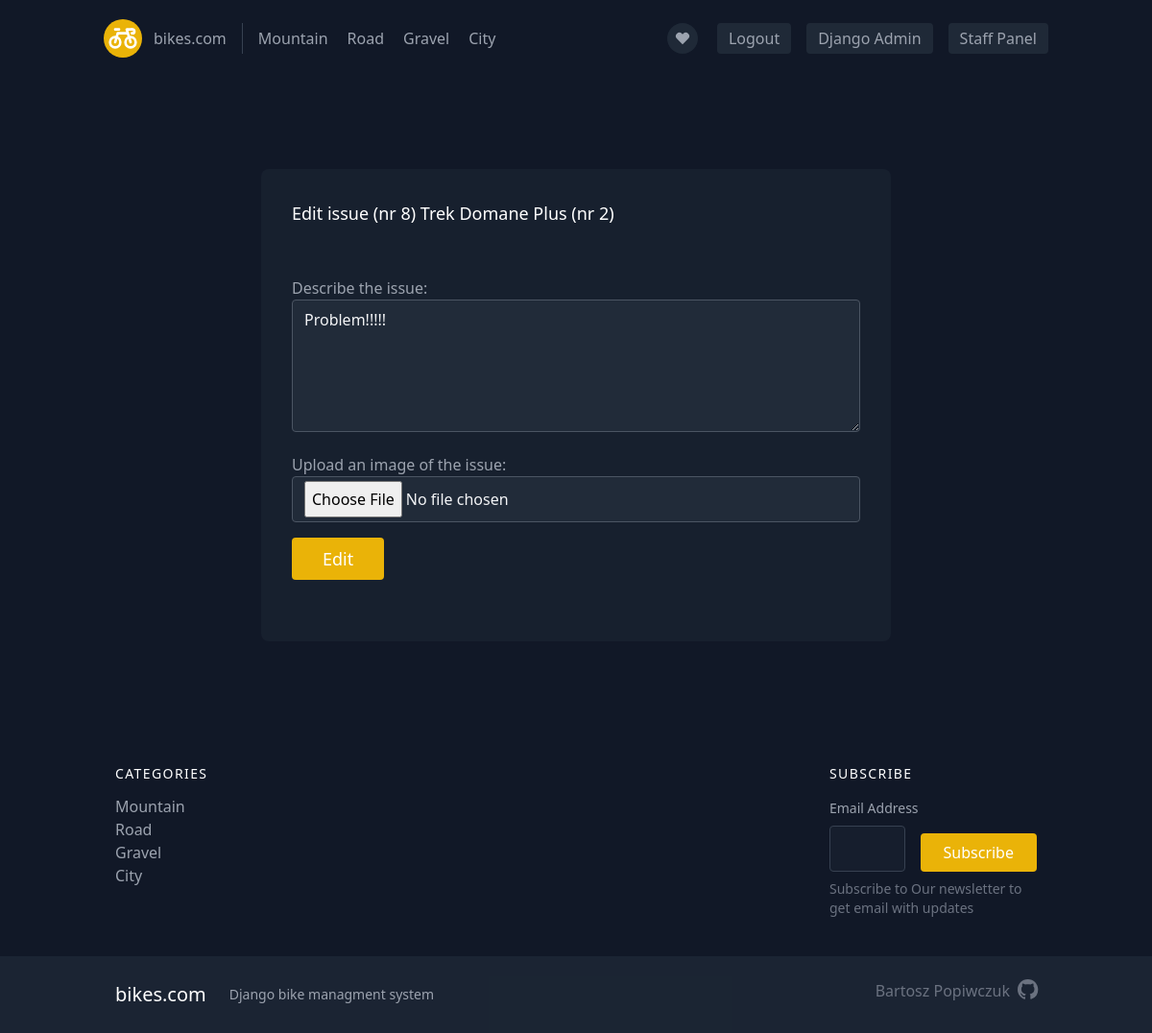
The app's page /staff/edit-issue/8 (signed in) with its own data.
### staff_panel/models.py (models this page shows, shortened)
class Issue(models.Model):
    id = models.AutoField(primary_key=True, editable=False, unique=True)
    bicycle = models.ForeignKey(
        "bike_portfolio.Bicycle", on_delete=models.CASCADE, related_name="repair_logs"
    )
    issue_description = models.TextField(max_length=1000, blank=False, null=False)
    issue_image = models.ImageField(
        default="default.png", upload_to=custom_upload_to, blank=True, null=True
    )
    is_fixed = models.BooleanField(default=False)
    date_reported = models.DateField(auto_now_add=True)
    reported_by = models.ForeignKey(
        get_user_model(),
        on_delete=models.SET_NULL,
        null=True,
        blank=True,
        related_name="reported_issues",
    )
    date_fixed = models.DateField(null=True, blank=True)
    fixed_by = models.ForeignKey(
        get_user_model(),
        on_delete=models.SET_NULL,
        null=True,
        blank=True,
        related_name="fixed_issues",
    )

### bike_portfolio/models.py (models this page shows, shortened)
class Bicycle(models.Model):
    id = models.AutoField(primary_key=True, editable=False, unique=True)
    brand = models.CharField(max_length=30)  # eg Trek
    line = models.CharField(max_length=100)  # eg Slash
    model = models.CharField(max_length=30)  # eg 9.9 or SE
    generation = models.CharField(max_length=30, blank=True, null=True)  # eg gen 6
    description = models.CharField(max_length=1000)
    year_production = models.IntegerField()
    color_primary = models.CharField(max_length=30)
    color_secondary = models.CharField(max_length=30, blank=True, null=True)
    FRAME_SIZE_CHOICES: list[tuple[str, str]] = [
        ("XS", "XS"),
        ("S", "S"),
        ("S/M", "S/M"),
        ("M", "M"),
        ("M/L", "M/L"),
        ("L", "L"),
        ("XL", "XL"),
    ]
    frame_size = models.CharField(max_length=3, choices=FRAME_SIZE_CHOICES)
    FRAME_MATERIAL: list[tuple[str, str]] = [
        ("carbon", "Carbon"),
        ("steel", "Steel"),
        ("aluminium", "Aluminium"),
        ("titanium", "Titanium"),
    ]
    frame_material = models.CharField(max_length=9, choices=FRAME_MATERIAL)
    WHEEL_SIZE_CHOICES: list[tuple[str, str]] = [
        ('24"', '24"'),
        ('26"', '26"'),
        ('27.5"', '27.5"'),
        ('29"', '29"'),
    ]
    wheel_size = models.CharField(choices=WHEEL_SIZE_CHOICES, max_length=10)
    tire_size_width = models.FloatField()
    BICYCLE_PURPOSE_CHOICES: list[tuple[str, str]] = [
        ("mtb", "Mountain"),
        ("road", "Road"),
        ("gravel", "Gravel"),
        ("city", "City"),
    ]
    purpose = models.CharField(max_length=30, choices=BICYCLE_PURPOSE_CHOICES)
    suspension_front = models.BooleanField(default=True)
    suspension_back = models.BooleanField(default=True)
    weight = models.FloatField()
    is_available = models.BooleanField(default=True)
    is_serviceable = models.BooleanField(default=False)
    is_electric = models.BooleanField(default=False)
    amount = models.IntegerField(default=1)
    prize_buy = models.FloatField()
    prize_rent = models.FloatField()
    image_main = models.ImageField(default="default.png", upload_to=custom_upload_to)
    class Meta:
        ordering = ['-is_available']

### staff_panel/views.py (the view)
# urls.py: path("edit-issue/<str:pk>", staff_views.staff_edit_issue, name="staff-edit-issue"),
@staff_member_required
def staff_edit_issue(request, pk):
    issue = Issue.objects.get(id=pk)
    if request.method == "POST":  # POST request: you submit the form
        form = AddIssueForm(request.POST, request.FILES or None, instance=issue)
        if form.is_valid():
            form.save()
            messages.success(request, "Issue updated successfully")
            print("all good")
            next_url = request.POST.get(
                "current-page", "staff-main"
            )  # Optional: Redirect back to current page
            return redirect(next_url)
    else:  # GET request: you get this to see the form
        form = AddIssueForm(instance=issue)
    context = {
        "website_title": f"bikes.com - Staff Panel - Edit Issue #{issue.id}",
        "form": form,
        "issue": issue,
        "bike": issue.bicycle,
    }
    return render(request, "staff_panel/edit_issue.html", context)

### staff_panel/forms.py
class AddIssueForm(forms.ModelForm):
    issue_description = forms.CharField(
        widget=forms.Textarea(
            attrs={
                "class": field_formatting,
                "rows": 4,
            }
        ),
        label="Describe the issue",
        max_length=1000,
    )
    issue_image = forms.ImageField(
        widget=forms.FileInput(
            attrs={
                "class": field_formatting,
            }
        ),
        label="Upload an image of the issue",
        required=False,
    )
    class Meta:
        model = Issue
        fields = ["issue_description", "issue_image"]

### staff_panel/templates/staff_panel/edit_issue.html (shortened to what this page needs)
{% extends "bike_portfolio/base.html" %}
{% block content %}
<section class="text-gray-400 bg-gray-900 body-font">
  <div class="container px-5 py-24 mx-auto flex flex-wrap items-center">
    <div class="lg:w-2/3 md:w-2/3 bg-gray-800 bg-opacity-50 rounded-lg p-8 flex flex-col w-full mt-10 md:mt-0 md:ml-auto mr-auto">
      <form action="" method="POST" enctype="multipart/form-data">
        <h2 class="text-white text-lg font-medium title-font mb-5">Edit issue (nr {{issue.id}}) {{ bike.brand }} {{ bike.line }} {{ bike.model }} (nr {{bike.id}})</h2>
        <div class="py-8">
          {{ form.as_p }}
          <button class="text-white bg-yellow-500 border-0 py-2 px-8 focus:outline-none hover:bg-yellow-600 rounded text-lg ml-auto" type="submit">Edit</button>
        </div>
      </form>
    </div>
  </div>
</section>
{% endblock content %}

### records on screen
Issue: id "8", issue_description "Problem!!!!!"
Bicycle: brand "Trek", line "Domane", model "Plus", id "2"
